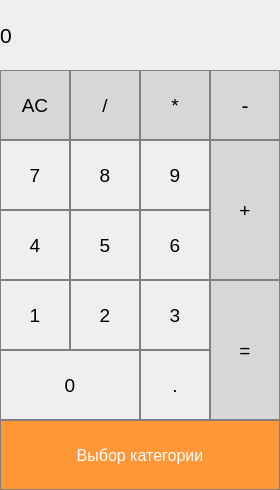
<?xml version="1.0" encoding="UTF-8"?>
<ui version="4.0">
 <class>Dialog</class>
 <widget class="QDialog" name="Dialog">
  <property name="geometry">
   <rect>
    <x>0</x>
    <y>0</y>
    <width>280</width>
    <height>490</height>
   </rect>
  </property>
  <property name="windowTitle">
   <string>Dialog</string>
  </property>
  <property name="windowIcon">
   <iconset resource="pictures.qrc">
    <normaloff>:/pict/img/cal.png</normaloff>:/pict/img/cal.png</iconset>
  </property>
  <widget class="QPushButton" name="pushButton_0">
   <property name="geometry">
    <rect>
     <x>0</x>
     <y>350</y>
     <width>140</width>
     <height>70</height>
    </rect>
   </property>
   <property name="font">
    <font>
     <pointsize>14</pointsize>
    </font>
   </property>
   <property name="styleSheet">
    <string notr="true">QPushButton {
   border: 1px solid gray;
}
QPushButton:pressed {
    background-color: qlineargradient(x1: 0, y1: 0, x2: 0, y2: 1,
                                      stop: 0 #dadbde, stop: 1 #f6f7fa);
}</string>
   </property>
   <property name="text">
    <string>0</string>
   </property>
  </widget>
  <widget class="QPushButton" name="pushButton_t">
   <property name="geometry">
    <rect>
     <x>140</x>
     <y>350</y>
     <width>70</width>
     <height>70</height>
    </rect>
   </property>
   <property name="font">
    <font>
     <pointsize>14</pointsize>
    </font>
   </property>
   <property name="styleSheet">
    <string notr="true">QPushButton {
   border: 1px solid gray;
}
QPushButton:pressed {
    background-color: qlineargradient(x1: 0, y1: 0, x2: 0, y2: 1,
                                      stop: 0 #dadbde, stop: 1 #f6f7fa);
}</string>
   </property>
   <property name="text">
    <string>.</string>
   </property>
  </widget>
  <widget class="QPushButton" name="pushButton_1">
   <property name="geometry">
    <rect>
     <x>0</x>
     <y>280</y>
     <width>70</width>
     <height>70</height>
    </rect>
   </property>
   <property name="font">
    <font>
     <pointsize>14</pointsize>
    </font>
   </property>
   <property name="styleSheet">
    <string notr="true">QPushButton {
   border: 1px solid gray;
}
QPushButton:pressed {
    background-color: qlineargradient(x1: 0, y1: 0, x2: 0, y2: 1,
                                      stop: 0 #dadbde, stop: 1 #f6f7fa);
}</string>
   </property>
   <property name="text">
    <string>1</string>
   </property>
  </widget>
  <widget class="QPushButton" name="pushButton_2">
   <property name="geometry">
    <rect>
     <x>70</x>
     <y>280</y>
     <width>70</width>
     <height>70</height>
    </rect>
   </property>
   <property name="font">
    <font>
     <pointsize>14</pointsize>
    </font>
   </property>
   <property name="styleSheet">
    <string notr="true">QPushButton {
   border: 1px solid gray;
}
QPushButton:pressed {
    background-color: qlineargradient(x1: 0, y1: 0, x2: 0, y2: 1,
                                      stop: 0 #dadbde, stop: 1 #f6f7fa);
}</string>
   </property>
   <property name="text">
    <string>2</string>
   </property>
  </widget>
  <widget class="QPushButton" name="pushButton_3">
   <property name="geometry">
    <rect>
     <x>140</x>
     <y>280</y>
     <width>70</width>
     <height>70</height>
    </rect>
   </property>
   <property name="font">
    <font>
     <pointsize>14</pointsize>
    </font>
   </property>
   <property name="styleSheet">
    <string notr="true">QPushButton {
   border: 1px solid gray;
}
QPushButton:pressed {
    background-color: qlineargradient(x1: 0, y1: 0, x2: 0, y2: 1,
                                      stop: 0 #dadbde, stop: 1 #f6f7fa);
}</string>
   </property>
   <property name="text">
    <string>3</string>
   </property>
  </widget>
  <widget class="QPushButton" name="pushButton_4">
   <property name="geometry">
    <rect>
     <x>0</x>
     <y>210</y>
     <width>70</width>
     <height>70</height>
    </rect>
   </property>
   <property name="font">
    <font>
     <pointsize>14</pointsize>
    </font>
   </property>
   <property name="styleSheet">
    <string notr="true">QPushButton {
   border: 1px solid gray;
}
QPushButton:pressed {
    background-color: qlineargradient(x1: 0, y1: 0, x2: 0, y2: 1,
                                      stop: 0 #dadbde, stop: 1 #f6f7fa);
}</string>
   </property>
   <property name="text">
    <string>4</string>
   </property>
  </widget>
  <widget class="QPushButton" name="pushButton_5">
   <property name="geometry">
    <rect>
     <x>70</x>
     <y>210</y>
     <width>70</width>
     <height>70</height>
    </rect>
   </property>
   <property name="font">
    <font>
     <pointsize>14</pointsize>
    </font>
   </property>
   <property name="styleSheet">
    <string notr="true">QPushButton {
   border: 1px solid gray;
}
QPushButton:pressed {
    background-color: qlineargradient(x1: 0, y1: 0, x2: 0, y2: 1,
                                      stop: 0 #dadbde, stop: 1 #f6f7fa);
}</string>
   </property>
   <property name="text">
    <string>5</string>
   </property>
  </widget>
  <widget class="QPushButton" name="pushButton_6">
   <property name="geometry">
    <rect>
     <x>140</x>
     <y>210</y>
     <width>70</width>
     <height>70</height>
    </rect>
   </property>
   <property name="font">
    <font>
     <pointsize>14</pointsize>
    </font>
   </property>
   <property name="styleSheet">
    <string notr="true">QPushButton {
   border: 1px solid gray;
}
QPushButton:pressed {
    background-color: qlineargradient(x1: 0, y1: 0, x2: 0, y2: 1,
                                      stop: 0 #dadbde, stop: 1 #f6f7fa);
}</string>
   </property>
   <property name="text">
    <string>6</string>
   </property>
  </widget>
  <widget class="QPushButton" name="pushButton_8">
   <property name="geometry">
    <rect>
     <x>70</x>
     <y>140</y>
     <width>70</width>
     <height>70</height>
    </rect>
   </property>
   <property name="font">
    <font>
     <pointsize>14</pointsize>
    </font>
   </property>
   <property name="styleSheet">
    <string notr="true">QPushButton {
   border: 1px solid gray;
}
QPushButton:pressed {
    background-color: qlineargradient(x1: 0, y1: 0, x2: 0, y2: 1,
                                      stop: 0 #dadbde, stop: 1 #f6f7fa);
}</string>
   </property>
   <property name="text">
    <string>8</string>
   </property>
  </widget>
  <widget class="QPushButton" name="pushButton_7">
   <property name="geometry">
    <rect>
     <x>0</x>
     <y>140</y>
     <width>70</width>
     <height>70</height>
    </rect>
   </property>
   <property name="font">
    <font>
     <pointsize>14</pointsize>
    </font>
   </property>
   <property name="styleSheet">
    <string notr="true">QPushButton {
   border: 1px solid gray;
}
QPushButton:pressed {
    background-color: qlineargradient(x1: 0, y1: 0, x2: 0, y2: 1,
                                      stop: 0 #dadbde, stop: 1 #f6f7fa);
}</string>
   </property>
   <property name="text">
    <string>7</string>
   </property>
  </widget>
  <widget class="QPushButton" name="pushButton_9">
   <property name="geometry">
    <rect>
     <x>140</x>
     <y>140</y>
     <width>70</width>
     <height>70</height>
    </rect>
   </property>
   <property name="font">
    <font>
     <pointsize>14</pointsize>
    </font>
   </property>
   <property name="styleSheet">
    <string notr="true">QPushButton {
   border: 1px solid gray;
}
QPushButton:pressed {
    background-color: qlineargradient(x1: 0, y1: 0, x2: 0, y2: 1,
                                      stop: 0 #dadbde, stop: 1 #f6f7fa);
}</string>
   </property>
   <property name="text">
    <string>9</string>
   </property>
  </widget>
  <widget class="QPushButton" name="pushButton_equal">
   <property name="geometry">
    <rect>
     <x>210</x>
     <y>280</y>
     <width>70</width>
     <height>140</height>
    </rect>
   </property>
   <property name="font">
    <font>
     <pointsize>14</pointsize>
    </font>
   </property>
   <property name="styleSheet">
    <string notr="true">QPushButton {
  background-color: rgb(215, 215, 215);
  border: 1px solid gray;
}
QPushButton:pressed {
    background-color: qlineargradient(x1: 0, y1: 0, x2: 0, y2: 1,
                                      stop: 0 #BEBEBE, stop: 1 #D7D7D7);
}</string>
   </property>
   <property name="text">
    <string>=</string>
   </property>
  </widget>
  <widget class="QPushButton" name="pushButton_plus">
   <property name="geometry">
    <rect>
     <x>210</x>
     <y>140</y>
     <width>70</width>
     <height>140</height>
    </rect>
   </property>
   <property name="font">
    <font>
     <pointsize>14</pointsize>
    </font>
   </property>
   <property name="styleSheet">
    <string notr="true">QPushButton {
  background-color: rgb(215, 215, 215);
  border: 1px solid gray;
}
QPushButton:pressed {
    background-color: qlineargradient(x1: 0, y1: 0, x2: 0, y2: 1,
                                      stop: 0 #BEBEBE, stop: 1 #D7D7D7);
}</string>
   </property>
   <property name="text">
    <string>+</string>
   </property>
  </widget>
  <widget class="QPushButton" name="pushButton_minus">
   <property name="geometry">
    <rect>
     <x>210</x>
     <y>70</y>
     <width>70</width>
     <height>70</height>
    </rect>
   </property>
   <property name="font">
    <font>
     <pointsize>16</pointsize>
    </font>
   </property>
   <property name="styleSheet">
    <string notr="true">QPushButton {
  background-color: rgb(215, 215, 215);
  border: 1px solid gray;
}
QPushButton:pressed {
    background-color: qlineargradient(x1: 0, y1: 0, x2: 0, y2: 1,
                                      stop: 0 #BEBEBE, stop: 1 #D7D7D7);
}</string>
   </property>
   <property name="text">
    <string>-</string>
   </property>
  </widget>
  <widget class="QPushButton" name="pushButton_mult">
   <property name="geometry">
    <rect>
     <x>140</x>
     <y>70</y>
     <width>70</width>
     <height>70</height>
    </rect>
   </property>
   <property name="font">
    <font>
     <pointsize>14</pointsize>
    </font>
   </property>
   <property name="styleSheet">
    <string notr="true">QPushButton {
  background-color: rgb(215, 215, 215);
  border: 1px solid gray;
}
QPushButton:pressed {
    background-color: qlineargradient(x1: 0, y1: 0, x2: 0, y2: 1,
                                      stop: 0 #BEBEBE, stop: 1 #D7D7D7);
}</string>
   </property>
   <property name="text">
    <string>*</string>
   </property>
  </widget>
  <widget class="QPushButton" name="pushButton_dev">
   <property name="geometry">
    <rect>
     <x>70</x>
     <y>70</y>
     <width>70</width>
     <height>70</height>
    </rect>
   </property>
   <property name="font">
    <font>
     <pointsize>14</pointsize>
    </font>
   </property>
   <property name="styleSheet">
    <string notr="true">QPushButton {
  background-color: rgb(215, 215, 215);
  border: 1px solid gray;
}
QPushButton:pressed {
    background-color: qlineargradient(x1: 0, y1: 0, x2: 0, y2: 1,
                                      stop: 0 #BEBEBE, stop: 1 #D7D7D7);
}</string>
   </property>
   <property name="text">
    <string>/</string>
   </property>
  </widget>
  <widget class="QPushButton" name="pushButton_AC">
   <property name="geometry">
    <rect>
     <x>0</x>
     <y>70</y>
     <width>70</width>
     <height>70</height>
    </rect>
   </property>
   <property name="font">
    <font>
     <pointsize>14</pointsize>
    </font>
   </property>
   <property name="styleSheet">
    <string notr="true">QPushButton {
  background-color: rgb(215, 215, 215);
  border: 1px solid gray;
}
QPushButton:pressed {
    background-color: qlineargradient(x1: 0, y1: 0, x2: 0, y2: 1,
                                      stop: 0 #BEBEBE, stop: 1 #D7D7D7);
}</string>
   </property>
   <property name="text">
    <string>AC</string>
   </property>
  </widget>
  <widget class="QLabel" name="label">
   <property name="geometry">
    <rect>
     <x>0</x>
     <y>0</y>
     <width>280</width>
     <height>70</height>
    </rect>
   </property>
   <property name="font">
    <font>
     <pointsize>16</pointsize>
    </font>
   </property>
   <property name="styleSheet">
    <string notr="true">QLabel {
  qproperty-alignment: ' AlignVCenter | AlignRight';
  border: 1px solid gray;
}

background-color : white;</string>
   </property>
   <property name="text">
    <string>0</string>
   </property>
  </widget>
  <widget class="QPushButton" name="pushButton">
   <property name="geometry">
    <rect>
     <x>0</x>
     <y>420</y>
     <width>280</width>
     <height>70</height>
    </rect>
   </property>
   <property name="font">
    <font>
     <pointsize>12</pointsize>
    </font>
   </property>
   <property name="styleSheet">
    <string notr="true">QPushButton {
  background-color: rgb(255, 151, 57);
  color: white; 
  border: 1px solid gray;
}

QPushButton:pressed {
    background-color: qlineargradient(x1: 0, y1: 0, x2: 0, y2: 1,
                                      stop: 0 #FF7832, stop: 1 #FF9739);
}</string>
   </property>
   <property name="text">
    <string>Выбор категории</string>
   </property>
  </widget>
 </widget>
 <resources>
  <include location="pictures.qrc"/>
 </resources>
 <connections/>
</ui>
